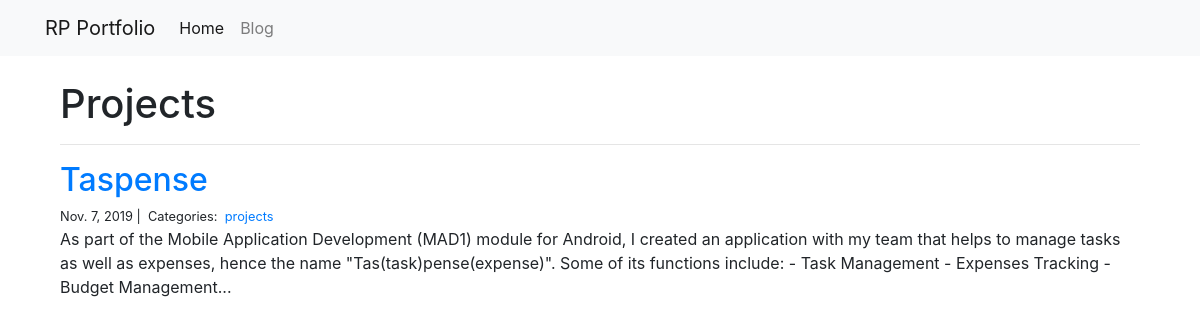
The page /blog/projects/ on the database its author committed.
### blog/models.py (models this page shows)
class Category(models.Model):
    name = models.CharField(max_length=20)

class Post(models.Model):
    title = models.CharField(max_length=255)
    body = models.TextField()
    created_on = models.DateTimeField(auto_now_add=True)
    last_modified = models.DateTimeField(auto_now=True)
    categories = models.ManyToManyField("Category", related_name="posts")

### blog/views.py (the view)
# urls.py: path("<category>/", views.blog_category, name="blog_category"),
def blog_category(request, category):
    posts = Post.objects.filter(categories__name__contains=category).order_by(
        "-created_on"
    )
    context = {"category": category, "posts": posts}
    return render(request, "blog_category.html", context)

### blog/templates/blog_category.html
{% extends "base.html" %}
{% block page_content %}
<br />
<div class="col-md-12">
    <h1>{{ category | title }}</h1>
    <hr>
    {% for post in posts %}
        <h2><a href="{% url 'blog_detail' post.pk%}">{{ post.title }}</a></h2>
        <small>
            {{ post.created_on.date }} |&nbsp;
            Categories:&nbsp;
            {% for category in post.categories.all %}
            <a href="{% url 'blog_category' category.name %}">
                {{ category.name }}
            </a>&nbsp;
            {% endfor %}
        </small>
        <p>{{ post.body | slice:":400" }}...</p>
    {% endfor %}
</div>
{% endblock %}

### rows shown on the page
Category: name "Projects", name "projects"
Post: title "Taspense", created_on "Nov. 7, 2019", body "As part of the Mobile Application Development (MAD1) module for Android, I created an application with my team that helps to manage tasks as well as expenses, hence the name \"Tas(task)pense(expense)\". Some of its functions include: - Task Management - Expenses Tracking - Budget Management"
